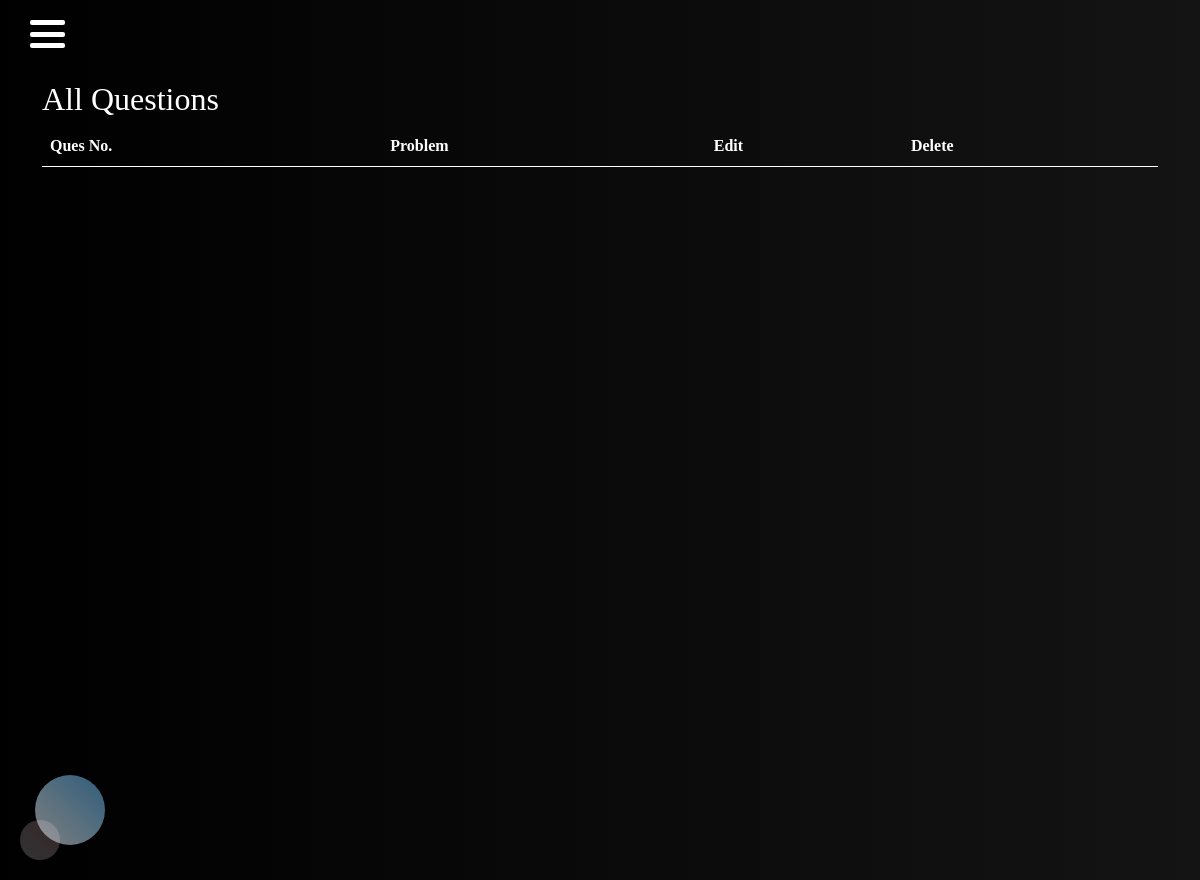
/view_questions/33, run on an earlier commit of the app's database.
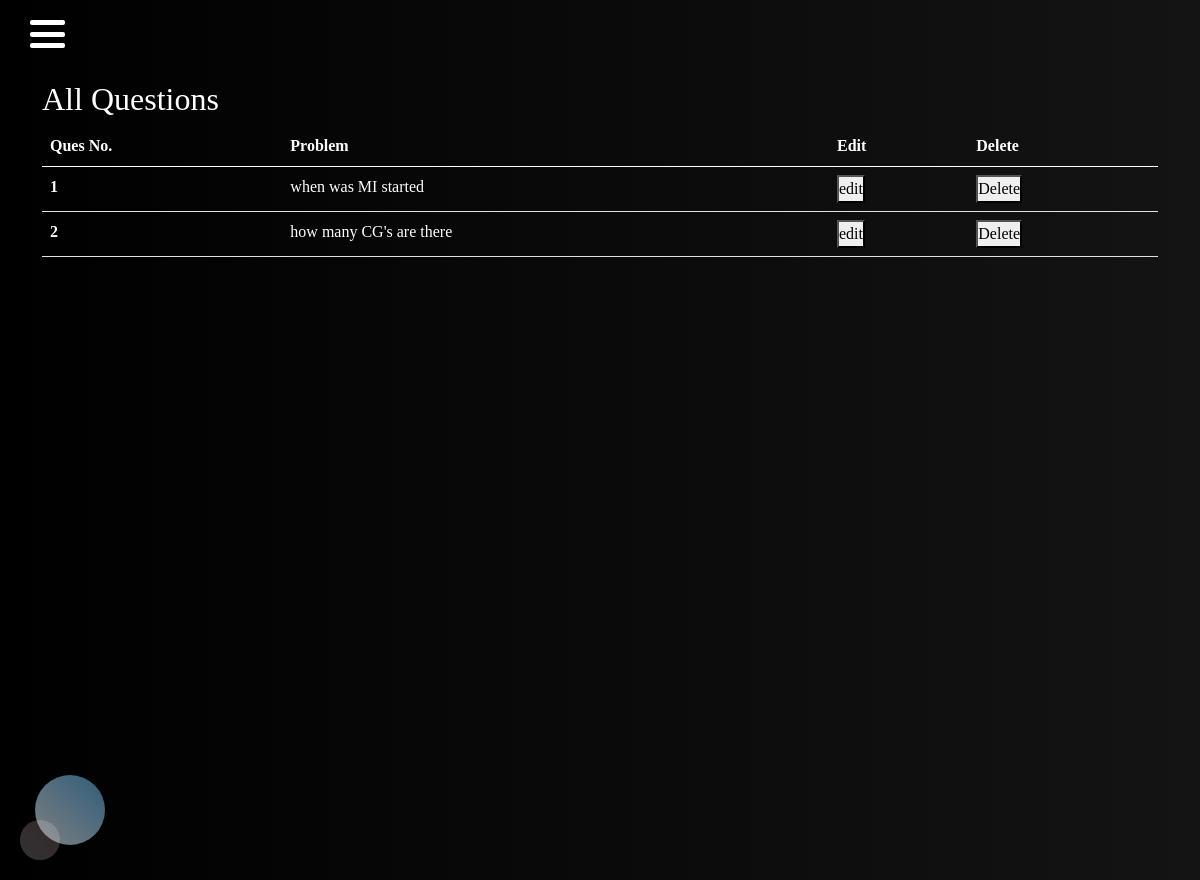
And on a later commit of the database.
### quizzes/models.py (models this page shows, shortened)
class Question(models.Model):
    quiz_id=models.IntegerField(default=id)
    question_no=models.IntegerField()
    problem=models.TextField()
    option_1=models.CharField(max_length=200)
    option_2=models.CharField(max_length=200)
    option_3=models.CharField(max_length=200,default='Both of these')
    option_4=models.CharField(max_length=200,default='None of these')
    correct_answer=models.CharField(max_length=10)
    prob_img_1=models.ImageField(upload_to="photos/%y/%m/",blank=True)
    prob_img_2=models.ImageField(upload_to="photos/%y/%m/",blank=True)
    points=models.IntegerField(default=10)
    date_created=models.DateTimeField(blank=True,default=datetime.now())

### quizzes/views.py (the view)
# urls.py: path('view_questions/<int:quiz_id>',views.view_questions,name='view_questions'),
def view_questions(request,quiz_id):
    if request.method=='POST':
        if request.POST.get('question_ops')=='delete':
            this_question=Question.objects.filter(quiz_id=request.POST.get('quiz_id') ,question_no=request.POST.get('question_no'))
            if this_question.exists():
                this_question.delete()
    all_questions=Question.objects.filter(quiz_id=quiz_id)
    data={
        'all_questions':all_questions,
        'quiz_id':quiz_id,
    }
    return render(request,'view_questions.html',data)

### accounts/context_processors.py (called while the page is built)
def user_profile(request):
    if request.user.is_authenticated:
        user_profile=get_object_or_404(User_profile,user_id=request.user.id)
        return {'user_profile' : user_profile ,}
    else:
        return {}

### templates/view_questions.html (shortened to what this page needs)
{% extends 'base.html' %} {% block custom_css %}{% endblock custom_css %} {% block content %}
<div class="container">
    <h2>All Questions </h2>
    <table class="table table-hover" style="color: white;">
        <thead>
            <tr>
                <th scope="col">Ques No.</th>
                <th scope="col">Problem</th>
                <th scope="col">Edit</th>
                <th scope="col">Delete</th>
            </tr>
        </thead>
        <tbody>
            {% for ques in all_questions %}
            <tr style="color: white;">
                <th scope="row">{{ques.question_no}}</th>
                <td>{{ques.problem}}</td>
                <td>
                    <a href="{% url 'edit_question' quiz_id ques.question_no%}">{% csrf_token %}<button>edit</button></a>
                </td>
                <td>
                    <form action="{% url 'view_questions' quiz_id %}" method="POST" id="delete_ques">{% csrf_token %}<input type="hidden" value="delete" name='question_ops'>
                        <button>Delete</button></form>
                </td>
            </tr>
            {% endfor %}
        </tbody>
    </table>
</div>
{% endblock content %} {% block custom_js %}{% endblock custom_js %}

What changed in the data, as far as the page shows it:
added Question: question_no "1", problem "when was MI started"
added Question: question_no "2", problem "how many CG's are there"
